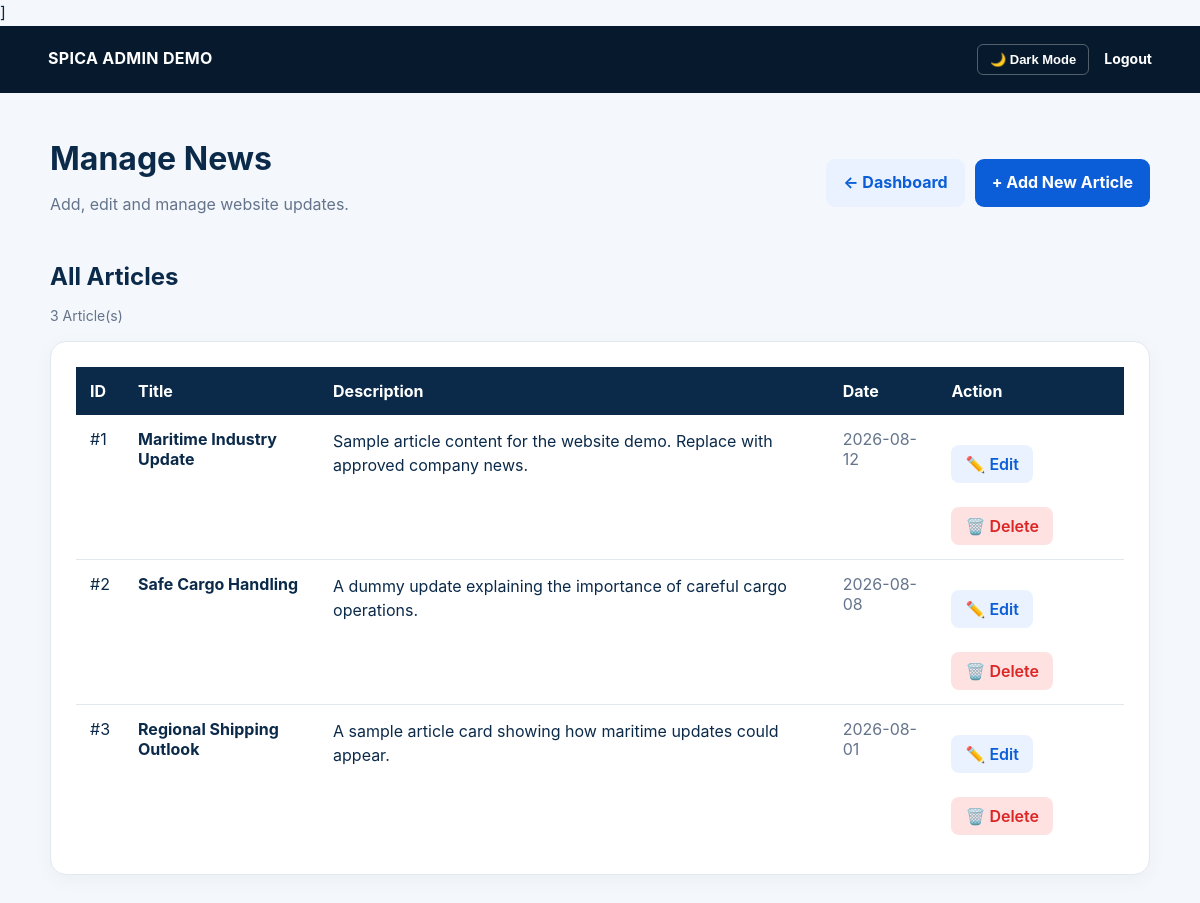
The app's page /admin/manage_news.php (signed in) with its own data.
### tables this page shows
CREATE TABLE news (
    id INT AUTO_INCREMENT PRIMARY KEY,
    title VARCHAR(180) NOT NULL,
    excerpt TEXT NOT NULL,
    published_at DATE NOT NULL
);

### admin/manage_news.php (the view, shortened to what this page needs)
]<?php
require "../config/database.php";
$stmt = $pdo->query(
    "SELECT * FROM news ORDER BY published_at DESC, id DESC"
);
$news = $stmt->fetchAll();
?>
<!doctype html>
<html lang="id">
<head>
    <link
        rel="stylesheet"
        href="../assets/css/style.css"
    >
</head>
<body class="admin-body">
<div class="admin-nav">
    <div class="container">
        <b>
            SPICA ADMIN DEMO
        </b>
        <div
            style="
                display: flex;
                align-items: center;
                gap: 15px;
            "
        >
            <button
                type="button"
                class="admin-theme-button"
            >
            </button>
            <a
                href="logout.php"
                style="color:#fff;"
            >
                Logout
            </a>
        </div>
    </div>
</div>
<div class="admin-page">
    <div class="admin-header">
        <div>
            <h1>
                Manage News
            </h1>
            <p>
                Add, edit and manage website updates.
            </p>
        </div>
        <div class="header-actions">
            <a
                href="dashboard.php"
                class="dashboard-btn"
            >
                ← Dashboard
            </a>
            <a
                href="add_news.php"
                class="add-news-btn"
            >
                + Add New Article
            </a>
        </div>
    </div>
    <div>
        <h2 class="articles-title">
            All Articles
        </h2>
        <p class="count">
            <?= count($news) ?> Article(s)
        </p>
    </div>
    <div class="card">
        <div class="table-wrap">
            <table class="news-table">
                <thead>
                    <tr>
                        <th>
                            ID
                        </th>
                        <th>
                            Title
                        </th>
                        <th>
                            Description
                        </th>
                        <th>
                            Date
                        </th>
                        <th>
                            Action
                        </th>
                    </tr>
                </thead>
                <tbody>
                    <?php if (count($news) > 0): ?>
                        <?php foreach ($news as $item): ?>
                            <tr>
                                <td>
                                    #<?= (int)$item["id"] ?>
                                </td>
                                <td>
                                    <strong class="news-title">
                                        <?= htmlspecialchars(
                                            $item["title"]
                                        ) ?>
                                    </strong>
                                </td>
                                <td>
                                    <span class="news-description">
                                        <?= htmlspecialchars(
                                            $item["excerpt"]
                                        ) ?>
                                    </span>
                                </td>
                                <td>
                                    <span class="news-date">
                                        <?= htmlspecialchars(
                                            $item["published_at"]
                                        ) ?>
                                    </span>
                                </td>
                                <td>
                                    <div class="action">
                                        <a
                                            href="edit_news.php?id=<?= (int)$item["id"] ?>"
                                            class="btn edit-btn"
                                        >
                                            ✏️ Edit
                                        </a>
                                        <a
                                            href="delete_news.php?id=<?= (int)$item["id"] ?>"
                                            class="btn delete-btn"
                                            onclick="return confirm('Yakin ingin menghapus artikel ini?')"
                                        >
                                            🗑️ Delete
                                        </a>
                                    </div>
                                </td>
                            </tr>
                        <?php endforeach; ?>
                    <?php endif; ?>
                </tbody>
            </table>
        </div>
    </div>
</div>
</body>
</html>

### assets/css/style.css (style rules this page uses)
* { box-sizing: border-box; }
:root { --navy: #071a2d; --blue: #0b5ed7; --cyan: #20a4f3; --light: #f4f8fc; --text: #1d2a38; --muted: #6b7785; --white: #fff; --line: #dfe7ef; }
html { scroll-behavior: smooth; }
body { margin: 0; font-family: Inter, Arial, sans-serif; color: var(--text); background: #fff; line-height: 1.6; }
a { text-decoration: none; color: inherit; }
.container { width: min(1120px, 92%); margin: auto; }
.btn { display: inline-block; padding: 12px 18px; border-radius: 10px; font-weight: 700; border: 1px solid transparent; }
.card { background: #ffffff; border: 1px solid #e5e7eb; border-radius: 15px; padding: 30px; box-shadow: 0 8px 25px rgba(7, 26, 45, 0.06); transition: all 0.25s ease; }
.card a { display: inline-block; margin-top: 16px; color: #0b5ed7; font-weight: 600; }
.table-wrap { overflow: auto; }
.admin-body { background: #f5f7fa; }
.admin-nav { background: var(--navy); color: #fff; padding: 16px 0; }
.admin-nav .container { display: flex; justify-content: space-between; align-items: center; }

### admin/manage_news.php (style rules this page uses)
:root { --admin-bg: #f4f7fb; --admin-card: #ffffff; --admin-text: #0b2a4a; --admin-muted: #64748b; --admin-border: #e1e8f0; --admin-hover: #f8fafc; --admin-primary: #0b5ed7; --admin-soft-blue: #eaf2ff; --admin-soft-red: #fee2e2; --admin-success-bg: #dcfce7; --admin-success-text: #166534; }
body.admin-body { background: var(--admin-bg) !important; color: var(--admin-text) !important; transition: background .25s ease, color .25s ease; }
.admin-nav { background: #071a2d; color: #ffffff; padding: 18px 0; }
.admin-nav .container { display: flex; align-items: center; justify-content: space-between; }
.admin-nav b { font-size: 16px; letter-spacing: .3px; }
.admin-nav a { text-decoration: none; font-weight: 700; font-size: 14px; }
.admin-theme-button { border: 1px solid rgba(255, 255, 255, .3); background: transparent; color: #ffffff; padding: 7px 12px; border-radius: 6px; cursor: pointer; font-size: 13px; font-weight: 600; transition: .2s ease; }
.admin-page { width: min(1100px, 94%); margin: 40px auto 80px; }
.admin-header { display: flex; justify-content: space-between; align-items: center; margin-bottom: 25px; }
.admin-header h1 { margin: 0; color: var(--admin-text) !important; }
.admin-header p { color: var(--admin-muted) !important; margin-top: 8px; }
.header-actions { display: flex; gap: 10px; flex-wrap: wrap; }
.dashboard-btn, .add-news-btn { text-decoration: none; padding: 11px 17px; border-radius: 9px; font-weight: 700; transition: .2s ease; }
.dashboard-btn { background: var(--admin-soft-blue); color: var(--admin-primary) !important; }
.add-news-btn { background: #0b5ed7; color: #ffffff !important; }
.articles-title { color: var(--admin-text) !important; margin-bottom: 8px; }
.count { color: var(--admin-muted) !important; font-size: 14px; margin-top: 0; }
.card { background: var(--admin-card) !important; border: 1px solid var(--admin-border) !important; border-radius: 16px; padding: 25px; margin-bottom: 30px; box-shadow: 0 5px 20px rgba(0, 0, 0, .04); transition: background .25s ease, border-color .25s ease; }
.table-wrap { overflow-x: auto; }
.news-table { width: 100%; border-collapse: collapse; background: var(--admin-card) !important; }
.news-table th { background: #0b2a4a !important; color: #ffffff !important; text-align: left; padding: 14px; }
.news-table td { padding: 14px; border-bottom: 1px solid var(--admin-border) !important; vertical-align: top; color: var(--admin-text) !important; background: var(--admin-card) !important; }
.news-table tbody tr { background: var(--admin-card) !important; }
.news-table tr:last-child td { border-bottom: none !important; }
.news-title { color: var(--admin-text) !important; }
.news-description { color: var(--admin-text) !important; line-height: 1.5; }
.news-date { color: var(--admin-muted) !important; }
.action { display: flex; gap: 8px; flex-wrap: wrap; }
.btn { border: none; cursor: pointer; padding: 9px 14px; border-radius: 8px; font-weight: 700; text-decoration: none; display: inline-block; }
.edit-btn { background: var(--admin-soft-blue); color: var(--admin-primary) !important; }
.delete-btn { background: var(--admin-soft-red); color: #dc2626 !important; }

### records on screen
news: id "1", title "Maritime Industry Update", excerpt "Sample article content for the website demo. Replace with approved company news.", published_at "2026-08-12"
news: id "2", title "Safe Cargo Handling", excerpt "A dummy update explaining the importance of careful cargo operations.", published_at "2026-08-08"
news: id "3", title "Regional Shipping Outlook", excerpt "A sample article card showing how maritime updates could appear.", published_at "2026-08-01"

### other values on screen
count($news) "3"
